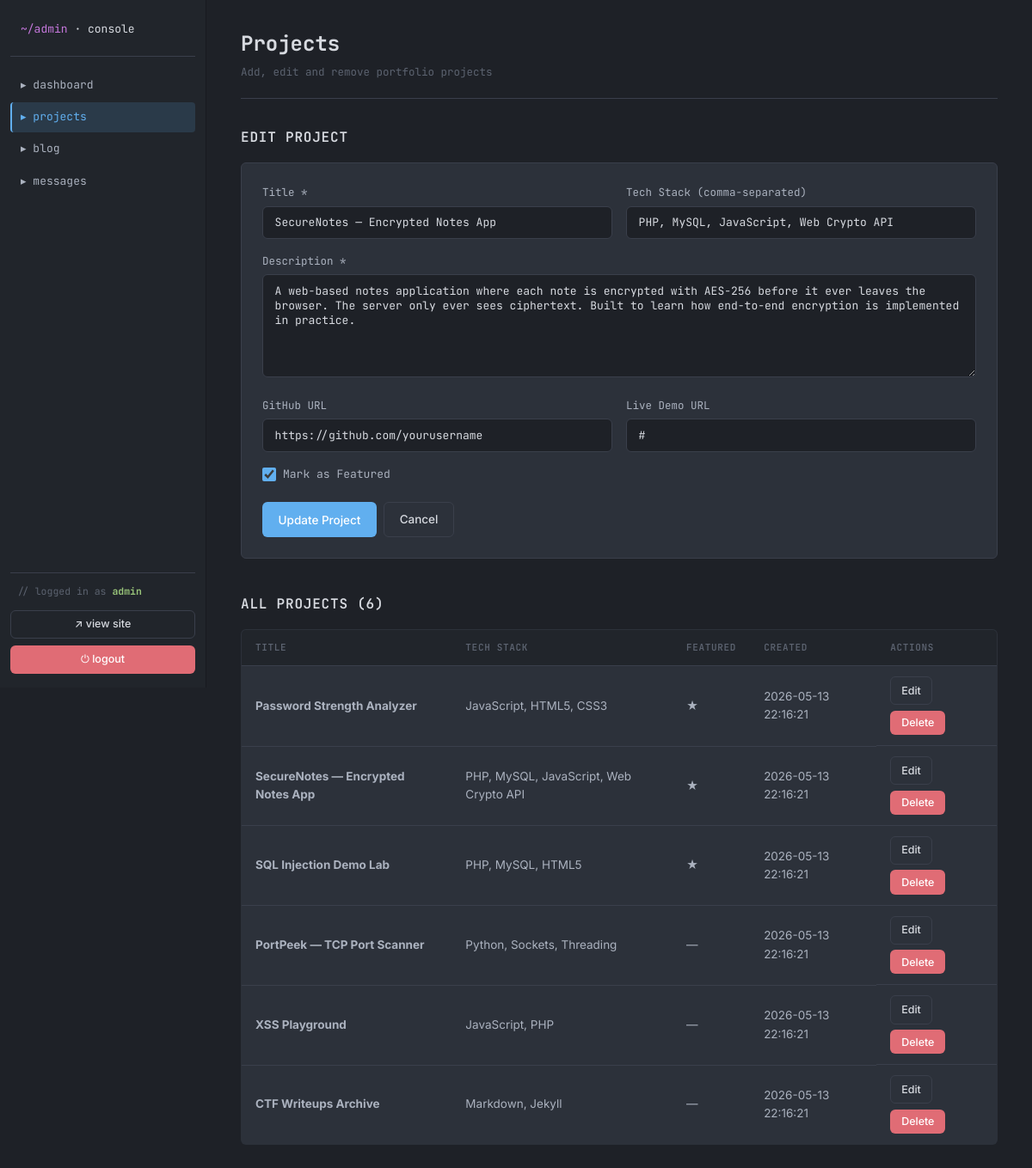
The app's page /admin/projects.php?edit=2 (signed in) with its own data.
### tables this page shows
CREATE TABLE `projects` (
    `id` INT(11) NOT NULL AUTO_INCREMENT,
    `title` VARCHAR(150) NOT NULL,
    `description` TEXT NOT NULL,
    `image` VARCHAR(255) DEFAULT 'assets/img/project-default.svg',
    `tech_stack` VARCHAR(255) DEFAULT NULL,
    `github_url` VARCHAR(255) DEFAULT NULL,
    `demo_url` VARCHAR(255) DEFAULT NULL,
    `featured` TINYINT(1) DEFAULT 0,
    `created_at` TIMESTAMP DEFAULT CURRENT_TIMESTAMP,
    PRIMARY KEY (`id`)
);

### includes/functions.php (called while the page is built, shortened)
<?php
function e(string $value): string
{
    return htmlspecialchars($value, ENT_QUOTES | ENT_HTML5, 'UTF-8');
}

### admin/projects.php (the view, shortened to what this page needs)
<?php require __DIR__ . '/header.php'; ?>
<?php
$editing = null;
if (!empty($_GET['edit'])) {
    $stmt = $pdo->prepare('SELECT * FROM projects WHERE id = :id');
    $stmt->execute([':id' => $_GET['edit']]);
    $editing = $stmt->fetch();
}
$projects = $pdo->query('SELECT * FROM projects ORDER BY created_at DESC')->fetchAll();
?>
<div class="admin-header">
    <div>
        <h1>Projects</h1>
        <p class="text-muted">Add, edit and remove portfolio projects</p>
    </div>
</div>
<section class="admin-section">
    <h2><?= $editing ? 'Edit Project' : 'Add New Project' ?></h2>
    <form method="POST" class="admin-form">
        <div class="form-row">
            <div class="form-group">
                <label for="title">Title *</label>
                <input type="text" id="title" name="title" required maxlength="150"
                       value="<?= $editing ? e($editing['title']) : '' ?>">
            </div>
            <div class="form-group">
                <label for="tech_stack">Tech Stack (comma-separated)</label>
                <input type="text" id="tech_stack" name="tech_stack" maxlength="255"
                       placeholder="PHP, MySQL, JavaScript"
                       value="<?= $editing ? e($editing['tech_stack']) : '' ?>">
            </div>
        </div>
        <div class="form-group">
            <label for="description">Description *</label>
            <textarea id="description" name="description" rows="4" required><?= $editing ? e($editing['description']) : '' ?></textarea>
        </div>
        <div class="form-row">
            <div class="form-group">
                <label for="github_url">GitHub URL</label>
                <input type="url" id="github_url" name="github_url" maxlength="255"
                       value="<?= $editing ? e($editing['github_url']) : '' ?>">
            </div>
            <div class="form-group">
                <label for="demo_url">Live Demo URL</label>
                <input type="url" id="demo_url" name="demo_url" maxlength="255"
                       value="<?= $editing ? e($editing['demo_url']) : '' ?>">
            </div>
        </div>
        <div class="form-group checkbox-group">
            <label>
                <input type="checkbox" name="featured" <?= ($editing && $editing['featured']) ? 'checked' : '' ?>>
                Mark as Featured
            </label>
        </div>
        <div class="form-actions">
            <button type="submit" class="btn btn-primary"><?= $editing ? 'Update Project' : 'Create Project' ?></button>
            <?php if ($editing): ?>
                <a href="projects.php" class="btn btn-outline">Cancel</a>
            <?php endif; ?>
        </div>
    </form>
</section>
<section class="admin-section">
    <h2>All Projects (<?= count($projects) ?>)</h2>
    <?php if (!$projects): ?>
        <p class="empty-state">No projects yet. Use the form above to add one.</p>
    <?php else: ?>
        <table class="admin-table">
            <thead>
                <tr>
                    <th>Title</th>
                    <th>Tech Stack</th>
                    <th>Featured</th>
                    <th>Created</th>
                    <th>Actions</th>
                </tr>
            </thead>
            <tbody>
                <?php foreach ($projects as $p): ?>
                <tr>
                    <td><strong><?= e($p['title']) ?></strong></td>
                    <td><?= e($p['tech_stack'] ?? '—') ?></td>
                    <td><?= $p['featured'] ? '★' : '—' ?></td>
                    <td><?= e($p['created_at']) ?></td>
                    <td class="actions-cell">
                        <a href="?edit=<?= (int)$p['id'] ?>" class="btn btn-outline btn-sm">Edit</a>
                        <form method="POST" style="display:inline" data-confirm="Delete this project?">
                            <button type="submit" class="btn btn-danger btn-sm">Delete</button>
                        </form>
                    </td>
                </tr>
                <?php endforeach; ?>
            </tbody>
        </table>
    <?php endif; ?>
</section>
<?php require __DIR__ . '/footer.php'; ?>

### assets/css/style.css (style rules this page uses)
:root { --bg-app: #1e2127; --bg-titlebar: #21252b; --bg-activitybar: #2c313a; --bg-sidebar: #21252b; --bg-editor: #282c34; --bg-tabbar: #21252b; --bg-tab-active: #282c34; --bg-statusbar: #21252b; --bg-elev: #2c313a; --bg-elev-hover: #353b45; --border: #181a1f; --border-soft: #3a3f4b; --text-primary: #abb2bf; --text-strong: #d7dae0; --text-muted: #5c6370; --text-comment: #7f848e; --accent-blue: #61afef; --accent-purple: #c678dd; --accent-green: #98c379; --accent-yellow: #e5c07b; --accent-red: #e06c75; --accent-cyan: #56b6c2; --selection: rgba(97, 175, 239, 0.2); --radius: 6px; --transition: 0.18s ease; --font-ui: 'Inter', -apple-system, BlinkMacSystemFont, sans-serif; --font-mono: 'JetBrains Mono', 'SF Mono', Menlo, Consolas, monospace; }
*, *::before, *::after { box-sizing: border-box; margin: 0; padding: 0; }
html { scroll-behavior: smooth; }
body { font-family: var(--font-ui); font-size: 14px; line-height: 1.6; background: var(--bg-app); color: var(--text-primary); -webkit-font-smoothing: antialiased; transition: background var(--transition), color var(--transition); }
a { color: var(--accent-blue); text-decoration: none; }
button { font-family: inherit; cursor: pointer; border: none; background: none; color: inherit; }
.btn { display: inline-flex; align-items: center; justify-content: center; gap: 0.5rem; padding: 0.55rem 1.1rem; border-radius: var(--radius); font-size: 13.5px; font-weight: 500; transition: var(--transition); border: 1px solid transparent; font-family: var(--font-ui); cursor: pointer; }
.btn-primary { background: var(--accent-blue); color: white; }
.btn-outline { background: transparent; border-color: var(--border-soft); color: var(--text-strong); }
.btn-sm { padding: 0.35rem 0.75rem; font-size: 12.5px; }
.btn-danger { background: var(--accent-red); color: white; }
.form-group { margin-bottom: 1rem; }
.form-group label { display: block; margin-bottom: 0.35rem; font-family: var(--font-mono); font-size: 12.5px; color: var(--text-primary); }
.form-group input, .form-group textarea, .form-group select { width: 100%; padding: 0.6rem 0.85rem; background: var(--bg-app); border: 1px solid var(--border-soft); border-radius: var(--radius); color: var(--text-strong); font-family: var(--font-mono); font-size: 13px; transition: var(--transition); }
.form-group textarea { resize: vertical; min-height: 120px; }

### assets/css/admin.css (style rules this page uses)
.admin-body { display: flex; min-height: 100vh; background: var(--bg-app); color: var(--text-primary); font-family: var(--font-ui); }
.admin-header { display: flex; justify-content: space-between; align-items: flex-end; margin-bottom: 2rem; padding-bottom: 1.25rem; border-bottom: 1px solid var(--border-soft); }
.admin-header h1 { font-family: var(--font-mono); font-size: 1.5rem; font-weight: 700; color: var(--text-strong); margin-bottom: 0.25rem; }
.text-muted { color: var(--text-muted); font-family: var(--font-mono); font-size: 12.5px; }
.admin-section { margin-bottom: 2.5rem; }
.admin-section h2 { font-family: var(--font-mono); font-size: 1rem; font-weight: 600; color: var(--text-strong); margin-bottom: 1rem; text-transform: uppercase; letter-spacing: 0.05em; }
.admin-table { width: 100%; border-collapse: collapse; background: var(--bg-elev); border: 1px solid var(--border-soft); border-radius: var(--radius); overflow: hidden; font-size: 13.5px; }
.admin-table th, .admin-table td { padding: 0.75rem 1rem; text-align: left; border-bottom: 1px solid var(--border-soft); }
.admin-table thead th { background: var(--bg-tabbar); text-transform: uppercase; font-size: 11px; letter-spacing: 0.06em; color: var(--text-muted); font-weight: 600; font-family: var(--font-mono); }
.admin-table tbody tr:last-child td { border-bottom: none; }
.actions-cell { display: flex; gap: 0.4rem; flex-wrap: wrap; }
.admin-form { padding: 1.5rem; background: var(--bg-elev); border: 1px solid var(--border-soft); border-radius: var(--radius); margin-bottom: 1.25rem; }
.form-row { display: grid; grid-template-columns: 1fr 1fr; gap: 1rem; }
.checkbox-group label { display: inline-flex; align-items: center; gap: 0.5rem; cursor: pointer; font-family: var(--font-mono); font-size: 13px; }
.checkbox-group input[type="checkbox"] { width: 16px; height: 16px; accent-color: var(--accent-blue); }
.form-actions { display: flex; gap: 0.5rem; margin-top: 1rem; flex-wrap: wrap; }

### records on screen
projects: title "SecureNotes — Encrypted Notes App", tech_stack "PHP, MySQL, JavaScript, Web Crypto API", description "A web-based notes application where each note is encrypted with AES-256 before it ever leaves the browser. The server only ever sees ciphertext. Built to learn how end-to-end encryption is implemented in practice.", github_url "https://github.com/yourusername", demo_url "#", featured "☑", created_at "2026-05-13 22:16:21"
projects: title "Password Strength Analyzer", tech_stack "JavaScript, HTML5, CSS3", created_at "2026-05-13 22:16:21"
projects: title "SQL Injection Demo Lab", tech_stack "PHP, MySQL, HTML5", created_at "2026-05-13 22:16:21"
projects: title "PortPeek — TCP Port Scanner", tech_stack "Python, Sockets, Threading", created_at "2026-05-13 22:16:21"
projects: title "XSS Playground", tech_stack "JavaScript, PHP", created_at "2026-05-13 22:16:21"
projects: title "CTF Writeups Archive", tech_stack "Markdown, Jekyll", created_at "2026-05-13 22:16:21"

### other values on screen
$_SESSION['admin_username'] "admin"
count($projects) "6"
